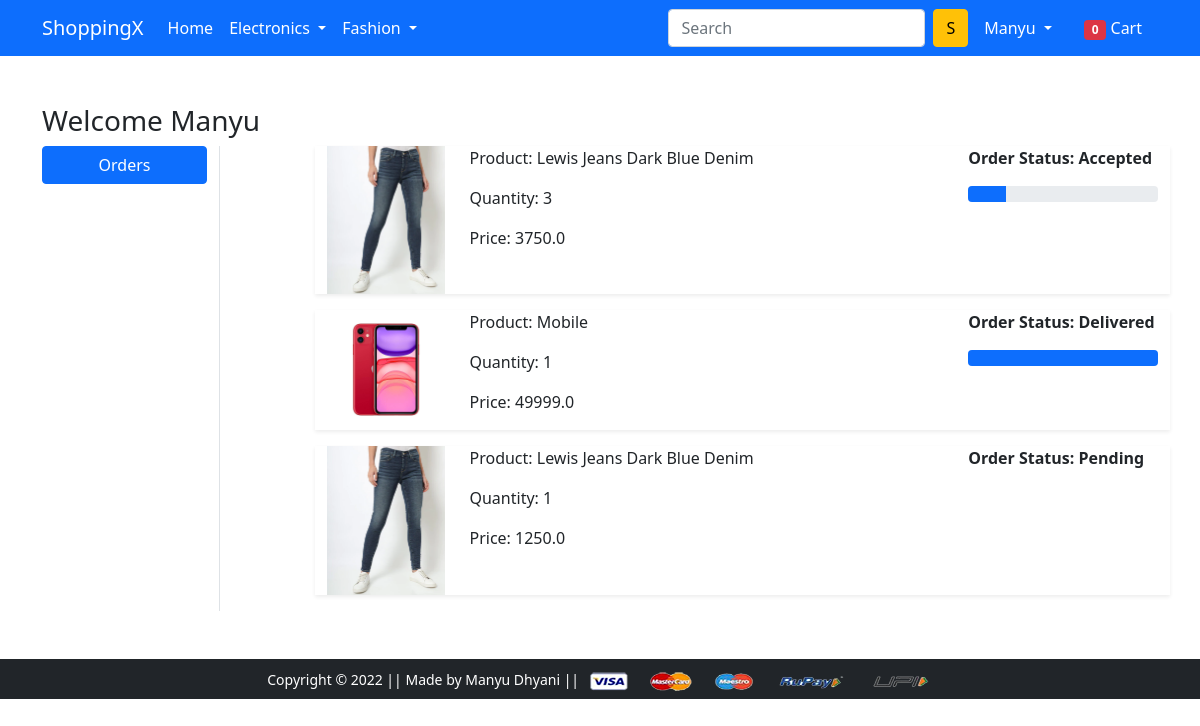
The page /orders/ (signed in) on the database as committed earlier.
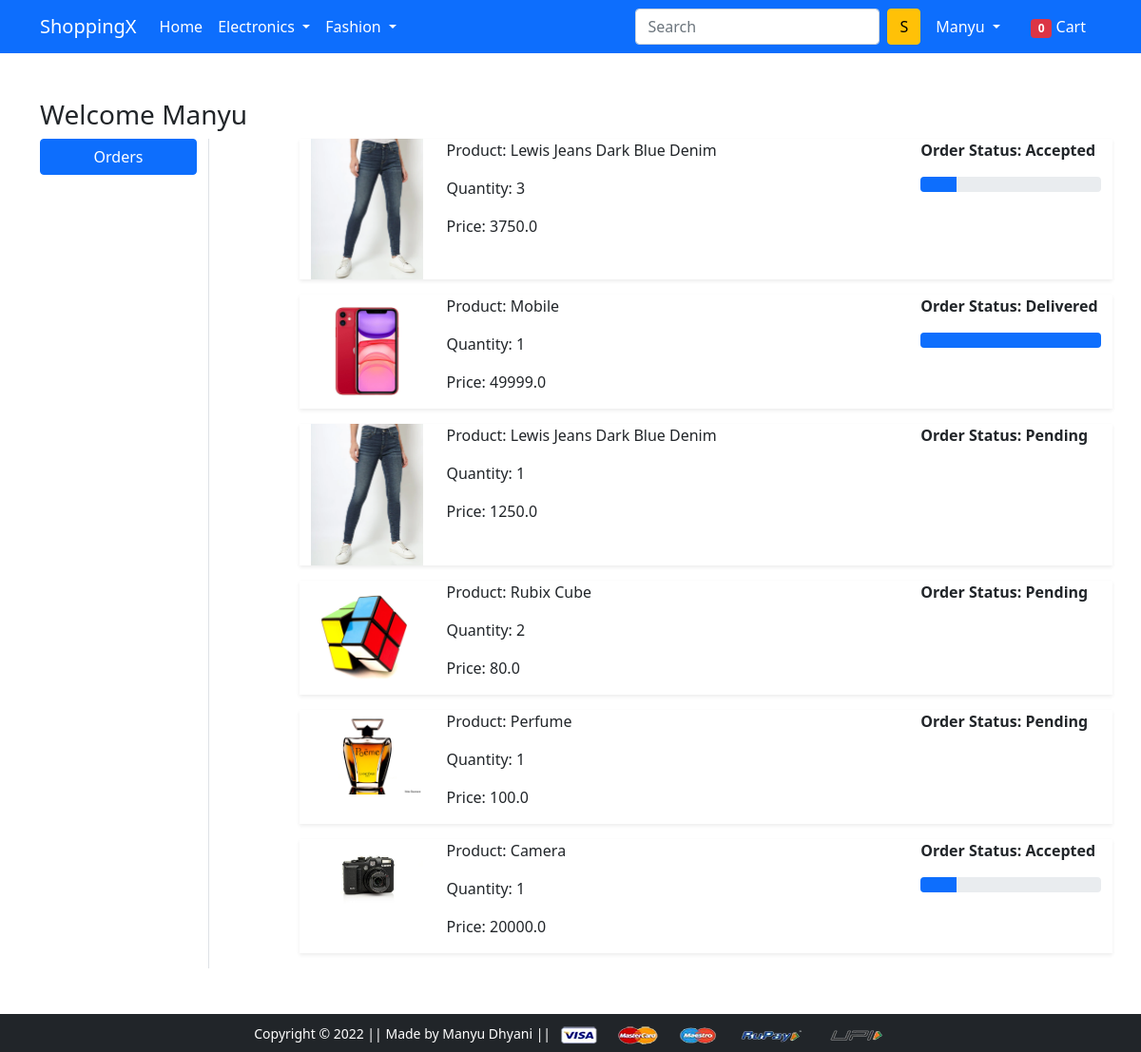
The same page on the database as committed later.
### store/models.py (models this page shows, shortened)
class OrderPlaced(models.Model):
    user = models.ForeignKey(User, on_delete=models.CASCADE)
    customer = models.ForeignKey(Customer, on_delete=models.CASCADE)
    product = models.ForeignKey(Product, on_delete=models.CASCADE)
    quantity = models.PositiveIntegerField(default=1)
    ordered_date = models.DateTimeField(auto_now_add=True)
    status = models.CharField(max_length=50, choices=STATUS_CHOICES, default='Pending')
    @property
    def total_cost_per_item(self):
        return self.quantity * self.product.discounted_price

class Product(models.Model):
    title = models.CharField(max_length=100)
    selling_price = models.FloatField()
    discounted_price = models.FloatField()
    description = models.TextField()
    brand = models.CharField(max_length=100)
    category = models.CharField(choices=CATEGORY_CHOICES, max_length=2)
    product_image = models.ImageField(upload_to='products')

### store/views.py (the view)
# urls.py: path('orders/', views.orders, name='orders'),
@login_required(login_url='/account/login/')
def orders(request):
 orders_placed = OrderPlaced.objects.filter(user=request.user)
 return render(request, 'app/orders.html', {'orders_placed': orders_placed})

### store/views.py (called while the page is built)
def countCartItem(request):
 cartItemCount = None
 if request.user.is_authenticated:
  cartItemCount = Cart.objects.filter(user=request.user).count()
 return {'cartItemCount': cartItemCount}

### store/templates/app/orders.html (shortened to what this page needs)
{% extends 'app/base.html' %}
{% load static %}
{% block main-content %}
<div class="container my-5">
 <div class="row">
 <h3>Welcome <span class="text-capitalize">{{request.user.username}}</span></h3>
  <div class="col-sm-2 border-end">
   <ul class="list-unstyled">
    <li class="d-grid"><a href="{% url 'orders' %}" class="btn btn-primary">Orders</a></li>
   </ul>
  </div>
  <div class="col-sm-9 offset-sm-1">
   {% for order in orders_placed %}
   <div class="row shadow-sm mb-3">
    <div class="col-sm-2">
     <img src="{{order.product.product_image.url}}" alt="{{order.product.title}}" srcset="" class="img-fluid" height="150" width="150">
    </div>
    <div class="col-sm-7">
     <p>Product: {{order.product.title}}</p>
     <p>Quantity: {{order.quantity}}</p>
     <p>Price: {{order.total_cost_per_item}}</p>
    </div>
    <div class="col-sm-3 fw-bold">
     <p>Order Status: {{order.status}}</p>
     {% if order.status == 'Accepted' %}
      <div class="progress">
       <div class="progress-bar" role="progressbar" style="width: 20%" aria-valuenow="20" aria-valuemin="0" aria-value="100"></div>
      </div>
     {% endif %}
     {% if order.status == 'Delivered' %}
      <div class="progress">
       <div class="progress-bar" role="progressbar" style="width: 100%" aria-valuenow="100" aria-valuemin="0" aria-value="100"></div>
      </div>
     {% endif %}
    </div>
   </div>
   {% endfor %}
  </div>
 </div>
</div>
{% endblock main-content %}

### store/templates/app/base.html (shortened to what this page needs)
<!doctype html>
{% load static %}
<html lang="en">
  <head>
    <link href="https://cdn.jsdelivr.net/npm/bootstrap@5.0.0-beta1/dist/css/bootstrap.min.css" rel="stylesheet">
    <link rel="stylesheet" href="{% static 'app/css/owl.carousel.min.css' %}">
    <link rel="stylesheet" href="{% static 'app/css/style.css' %}">
    <link rel="stylesheet" href="https://cdnjs.cloudflare.com/ajax/libs/font-awesome/4.7.0/css/font-awesome.min.css">
  </head>
  <body>
    <nav class="navbar navbar-expand-lg navbar-dark bg-primary">
     <div class="container">
       <a class="navbar-brand" href="/">ShoppingX</a>
       <div class="collapse navbar-collapse" id="navbarSupportedContent">
         <ul class="navbar-nav me-auto mb-2 mb-lg-0">
           <li class="nav-item">
             <a class="nav-link active" aria-current="page" href="/">Home</a>
           </li>
           <li class="nav-item dropdown">
             <a class="nav-link dropdown-toggle text-white" href="#" id="electronicsDropdown" role="button" data-bs-toggle="dropdown" aria-expanded="false">
               Electronics
             </a>
           </li>
           <li class="nav-item dropdown">
             <a class="nav-link dropdown-toggle text-white" href="#" id="fashionDropdown" role="button" data-bs-toggle="dropdown" aria-expanded="false">
               Fashion
             </a>
           </li>
         </ul>
         <form class="d-flex">
           <input class="form-control me-2" type="search" placeholder="Search" aria-label="Search">
           <button class="btn btn-warning" type="submit">S</button>
         </form>
         <div>
          <ul class="navbar-nav me-auto mb-2 mb-lg-0">
           {% if request.user.is_authenticated %}
           <li class="nav-item dropdown mx-2">
              <a class="nav-link dropdown-toggle text-white" href="#" id="profileDropdown" role="button" data-bs-toggle="dropdown" aria-expanded="false">
                  {{request.user.username|capfirst}}
              </a>
            </li>
            <li class="nav-item mx-2">
             <a href="{% url 'show_cart' %}" class="nav-link text-white"><span class="badge bg-danger">{{ cartItemCount }}</span> Cart </a>
            </li>
            {% endif %}
          </ul>
         </div>
       </div>
     </div>
    </nav>
    {% block main-content %} {% endblock main-content %}
    <footer class="container-fluid bg-dark text-center p-2 mt-5">
        <small class="text-white">Copyright &copy; 2022 || Made by Manyu Dhyani || </small>
        <img src="{% static 'app/images/payment.png' %}" alt="" srcset="" class="img-fluid" height="2px">
    </footer>
  </body>
</html>

Rows that differ between the two databases and show on the page:
added OrderPlaced: product.product_image (picture), product "Rubix Cube", quantity "2", total_cost_per_item "80.0", status "Pending"
added OrderPlaced: product.product_image (picture), product "Perfume", quantity "1", total_cost_per_item "100.0", status "Pending"
added OrderPlaced: product.product_image (picture), product "Camera", quantity "1", total_cost_per_item "20000.0", status "Accepted"
